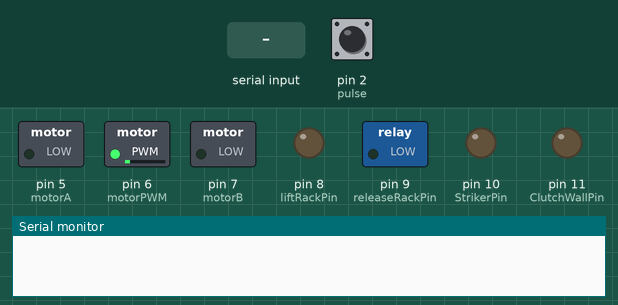
This sketch was run on a simulated Arduino Uno, built with avr-gcc and run on an emulated ATmega328P. Parts: switched loads named in the sketch (green lamp = pin HIGH), output pins drawn as LEDs (lit = HIGH), the last lines printed to the serial monitor. Inputs (shaded band) come from the test bench; at power-on: pin 2 (pulse) LOW.

Above: at 1.2 s.
1.3 s: "l" received over Serial
At 2.5 s:
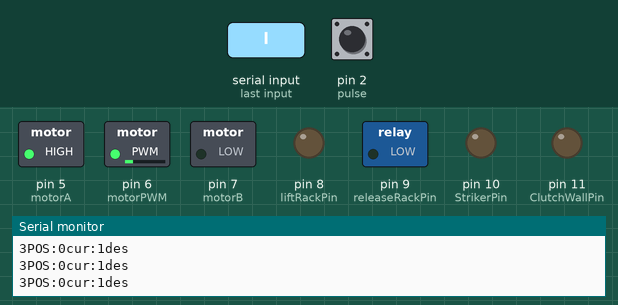
2.8 s: pin 2 (pulse) pulled HIGH for 0.15 s
At 4.0 s:
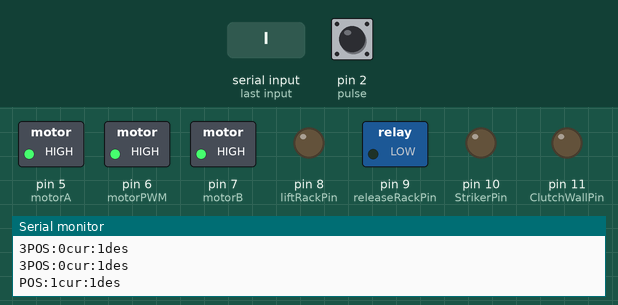
4.4 s: "r" received over Serial
At 4.8 s:
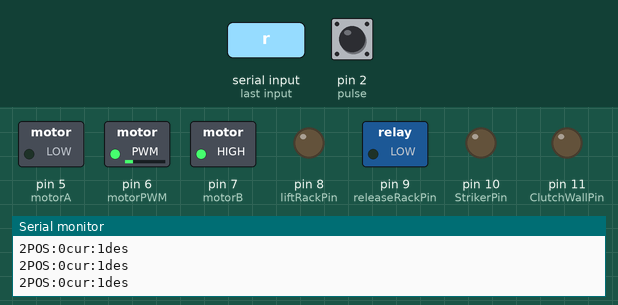
5.9 s: "s" received over Serial
At 6.7 s:
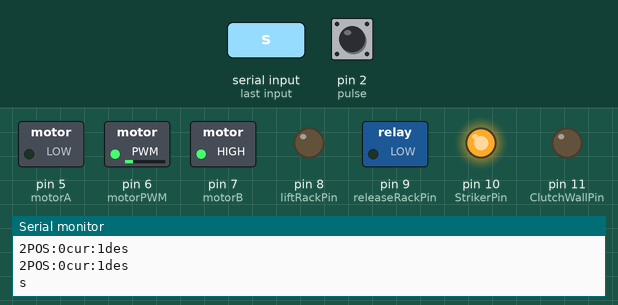
8.4 s: "w" received over Serial
At 9.2 s:
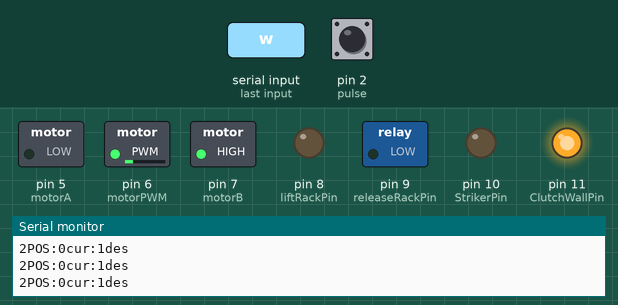
9.9 s: "x" received over Serial
At 10.3 s:
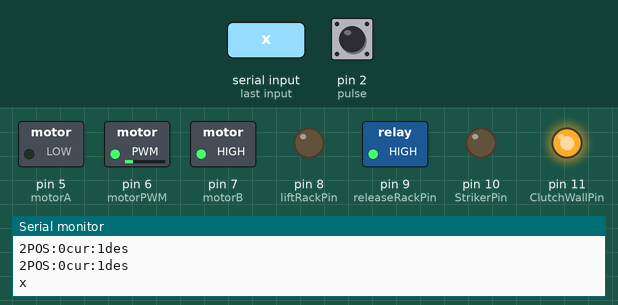
Timing chart, 0 to 12.9 s (numbered marks = the images above; inputs shaded):
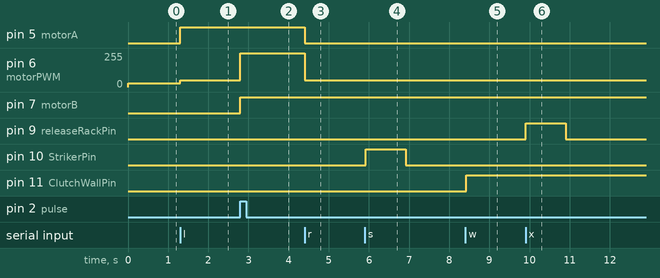

Measured:
- after the input at 1.3 s, pin 5 (motorA): LOW → HIGH at once; pin 6 (motorPWM): 30/255 → 50/255 at once
- after the input at 2.8 s, pin 6 (motorPWM): 50/255 → 255/255 at once; pin 7 (motorB): LOW → HIGH at once
- after the input at 4.4 s, pin 5 (motorA): HIGH → LOW at once; pin 6 (motorPWM): 255/255 → 50/255 at once
- after the input at 5.9 s, pin 10 (StrikerPin): LOW → HIGH at once, → LOW 1.0 s later
- after the input at 8.4 s, pin 11 (ClutchWallPin): LOW → HIGH at once
- after the input at 9.9 s, pin 9 (releaseRackPin): LOW → HIGH at once, → LOW 1.0 s later

The sketch:

ActuationControl.ino
```cpp
#include <Wire.h>

int current=0,desired=0,flag=0;
int ta1[]={5,6,7,8};
int ta2[]={1,2,3,4};
int ta1count=0, ta2count=0;
enum direction {forward, backward};
enum direction motordir;
int desiredpos, currentpos;
const int StrikerPin = 10;
const int liftRackPin = 8;
const int releaseRackPin=9;
const int ClutchWallPin = 11;
const int channelB = 4;
const int pulse = 2;
const int channelA = 3;
const int motorA=5,motorB=7,motorPWM=6;
const int rackSpeed=30;
const int rackSlowSpeed=50;
volatile bool dataReceived = false;
volatile char data;
int wallFlag =0 ;
int liftFlag=0;
int moveFlag=0;

void setup() {
  //Wire.begin(8);
  Serial.begin(9600);
 // Wire.onReceive(getData);
  initRackMovement();
  initRackLift();
  initWallClutch();
  initStriker();
}
int dirFlag=0;

void loop() {
      if(dataReceived){
      executeI2Creceived(data);
      dataReceived=false;
      }

       if(moveFlag)
       moveRack(dirFlag);

}


/* Striker */

void initStriker()
{
 pinMode(StrikerPin,OUTPUT);//for first pneumatic
 digitalWrite(StrikerPin, LOW);
}
void strike()
{
  digitalWrite(StrikerPin,HIGH);
  delay(1000);
  digitalWrite(StrikerPin,LOW);
}


/* Wall Clutch */
void initWallClutch()
{
  pinMode(ClutchWallPin,OUTPUT);//for second pneumatic
  digitalWrite(ClutchWallPin, LOW);
}
void clutchWall()
{
  digitalWrite(ClutchWallPin,HIGH);

}
void unclutchWall()
{
  digitalWrite(ClutchWallPin,LOW);

}


/* Rack */
void initRackLift()
{
  pinMode(liftRackPin,OUTPUT);//for third pneumatic
  pinMode(releaseRackPin, OUTPUT);
  digitalWrite(liftRackPin, LOW);
  digitalWrite(releaseRackPin, LOW);
}
void liftRack()
{
  digitalWrite(liftRackPin,HIGH);
  delay(1000);
  digitalWrite(liftRackPin,LOW);

}

void releaseRack()
{
  digitalWrite(releaseRackPin,HIGH);
  delay(1000);
  digitalWrite(releaseRackPin,LOW);
}


/*Linear Encoder*/
void initRackMovement(){
  pinMode(channelA,INPUT);   //INPUT PULSE
  pinMode(pulse,INPUT);
  pinMode(channelB,INPUT);
  pinMode(motorA,OUTPUT);  //MOTOR DIRECTION
  pinMode(motorB,OUTPUT);
  pinMode(motorPWM,OUTPUT);
  analogWrite(motorPWM,rackSpeed);
  currentpos=0;
  attachInterrupt(digitalPinToInterrupt(pulse),changePosition,RISING);
  //attachInterrupt(digitalPinToInterrupt(channelA),checkDirection,RISING);
}

void moveRack(int dir){
  if(abs(currentpos-desiredpos)==1)
  {
    analogWrite(motorPWM,rackSlowSpeed);
  }
  else
  {
    analogWrite(motorPWM,rackSpeed);
  }
  if(dir<0&&abs(currentpos)!=abs(desiredpos)){
    Serial.print("3");
    digitalWrite(motorA,HIGH);
    digitalWrite(motorB,LOW);
   }
  else if(dir>0&&abs(currentpos)!=abs(desiredpos)){
    Serial.print("2");
    digitalWrite(motorA,LOW);
    digitalWrite(motorB,HIGH);
  }
  if(abs(currentpos)==abs(desiredpos)){
    analogWrite(motorPWM,255);
    digitalWrite(motorA,HIGH);
    digitalWrite(motorB,HIGH);
    moveFlag=0;
  }

  current = (currentpos+1)/2;
  desired = (desiredpos+1)/2;
  Serial.println("POS:"+String(currentpos)+"cur:"+String(desiredpos)+"des");
}


void executeI2Creceived(volatile char data){
  if(data=='l')
  {
    //Move Linear left
    Serial.println('l');
    desiredpos=1;
    currentpos=0;
    moveFlag=1;
    dirFlag=-1;

  }

  if(data=='r')
  {
    //Move linear right
    Serial.println('r');
    desiredpos=1;
    currentpos=0;
    moveFlag=1;
    dirFlag=1;
  }

  if(data=='s')
  {
    //Strike
    Serial.println('s');
    strike();
  }

  if(data=='w')
  {
    //Toggle wall clutch
    Serial.println('w');
    wallFlag^=1;
    if(wallFlag)
    clutchWall();
    else
    unclutchWall();
  }

  if(data=='x')
  {
    //toggle rack lift
    Serial.println('x');
    liftFlag^=1;
    if(liftFlag)
    releaseRack();
    else
    liftRack();
    }
}

//
//void getData(int howMany){
//  dataReceived = true;
//  data = Wire.read();
//}

void serialEvent(){
  if(Serial.available())
  {
  dataReceived = true;
  data = Serial.read();
  }
}

void changePosition(){
//    if(motordir == forward){
//      currentpos+=1;
//      }
//     else if(motordir == backward)
//     {
//      currentpos-=1;
//     }
      currentpos+=1;
}

/*void checkDirection(){

  if(digitalRead(channelB)==HIGH)
  {
    motordir = forward;
    Serial.println("-------------------------------------");
  }
  else{
    motordir = backward;
    Serial.println("%%%%%%%%%%%%%%%%%%%%%%%%%%%%%%%%%%");
  }
}
*/
```
